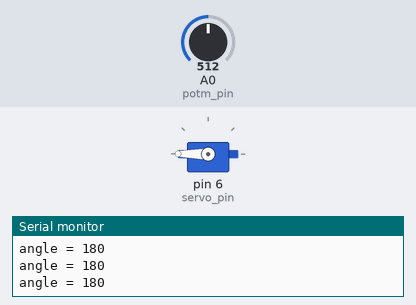
A sketch run on a simulated Arduino Uno, built with avr-gcc and run on an emulated ATmega328P. Shown: servo, the last lines printed to the serial monitor. Inputs (shaded band) come from the test bench; at power-on: A0 (potm_pin) = 512.

Above: at 1.2 s.
1.3 s: A0 (potm_pin) set to 302
At 1.6 s:
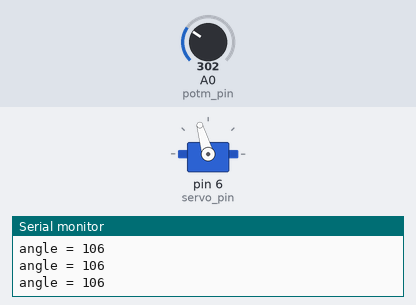
2.8 s: A0 (potm_pin) set to 270
At 3.9 s:
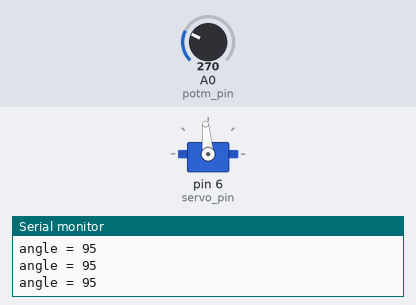
4.3 s: A0 (potm_pin) set to 31
At 4.8 s:
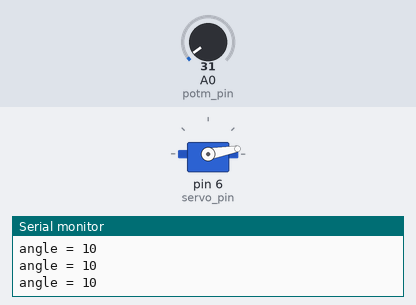
5.8 s: A0 (potm_pin) set to 26
At 7.0 s:
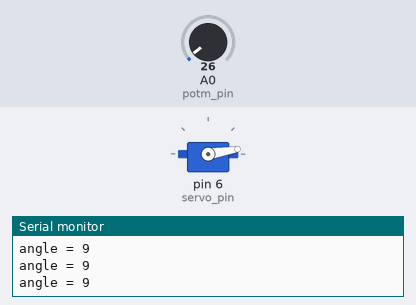
7.3 s: A0 (potm_pin) set to 122
At 8.2 s:
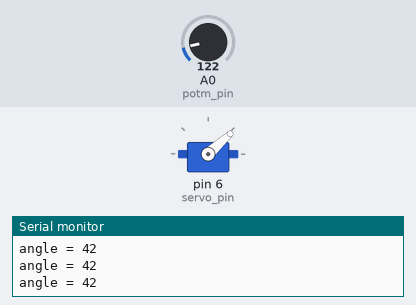
8.8 s: A0 (potm_pin) set to 1023
At 9.6 s:
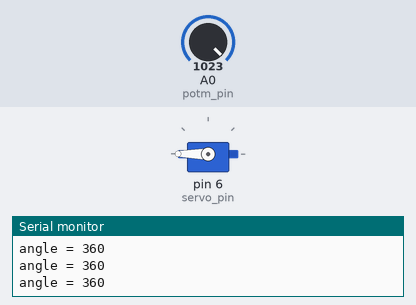
Timing chart, 0 to 11.8 s (numbered marks = the images above; inputs shaded):
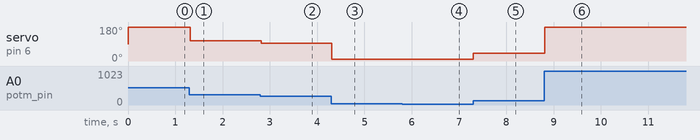

Measured:
- after the input at 1.3 s, servo on pin 6 (servo_pin): 180° → 106° at once
- after the input at 2.8 s, servo on pin 6 (servo_pin): 106° → 95° at once
- after the input at 4.3 s, servo on pin 6 (servo_pin): 95° → 10° at once
- after the input at 5.8 s, servo on pin 6 (servo_pin): 10° → 9° at once
- after the input at 7.3 s, servo on pin 6 (servo_pin): 9° → 42° at once
- after the input at 8.8 s, servo on pin 6 (servo_pin): 42° → 180° at once

The sketch:

wind_direction_indicator.ino
```cpp
#include <Servo.h>

//初期設定
const int potm_pin = A0; //ポテンショメータ接続ピン
const int servo_pin = 6; //サーボモーター接続ピン
Servo servo;

void setup() {
  // put your setup code here, to run once:
  Serial.begin(9600);
  servo.attach(servo_pin);
}

void loop() {
  // put your main code here, to run repeatedly:
  int angle = 0;
  angle = read_potm();

  wind_dir_m(angle);

}


//ポテンショメータから値を読み取り、角度を返す
int read_potm() {
  int i;
  int potm_value = 0; //ポテンショメータの生の値
  //計測値の5回平均をとる
  for (i = 0; i < 5; i++){
    potm_value = potm_value + analogRead(potm_pin);
  }
  potm_value = potm_value / 5; //平均を求める

  int result;
  result = map(potm_value, 0, 1023, 0, 360); // 角度に変換

  //デバッグ用シリアル出力
  Serial.print("angle = ");
  Serial.println(result);

  delay(2);

  return result;
}

//サーボ制御部分
void wind_dir_m(int angle){

  if(angle <= 180){
    //角度が180度以下のとき
    servo.write(angle);
    delay(10);
  }else{
    //角度が181度以上360度以下のよき
    servo.write(angle - 180);
    delay(10);
  }

}
```
